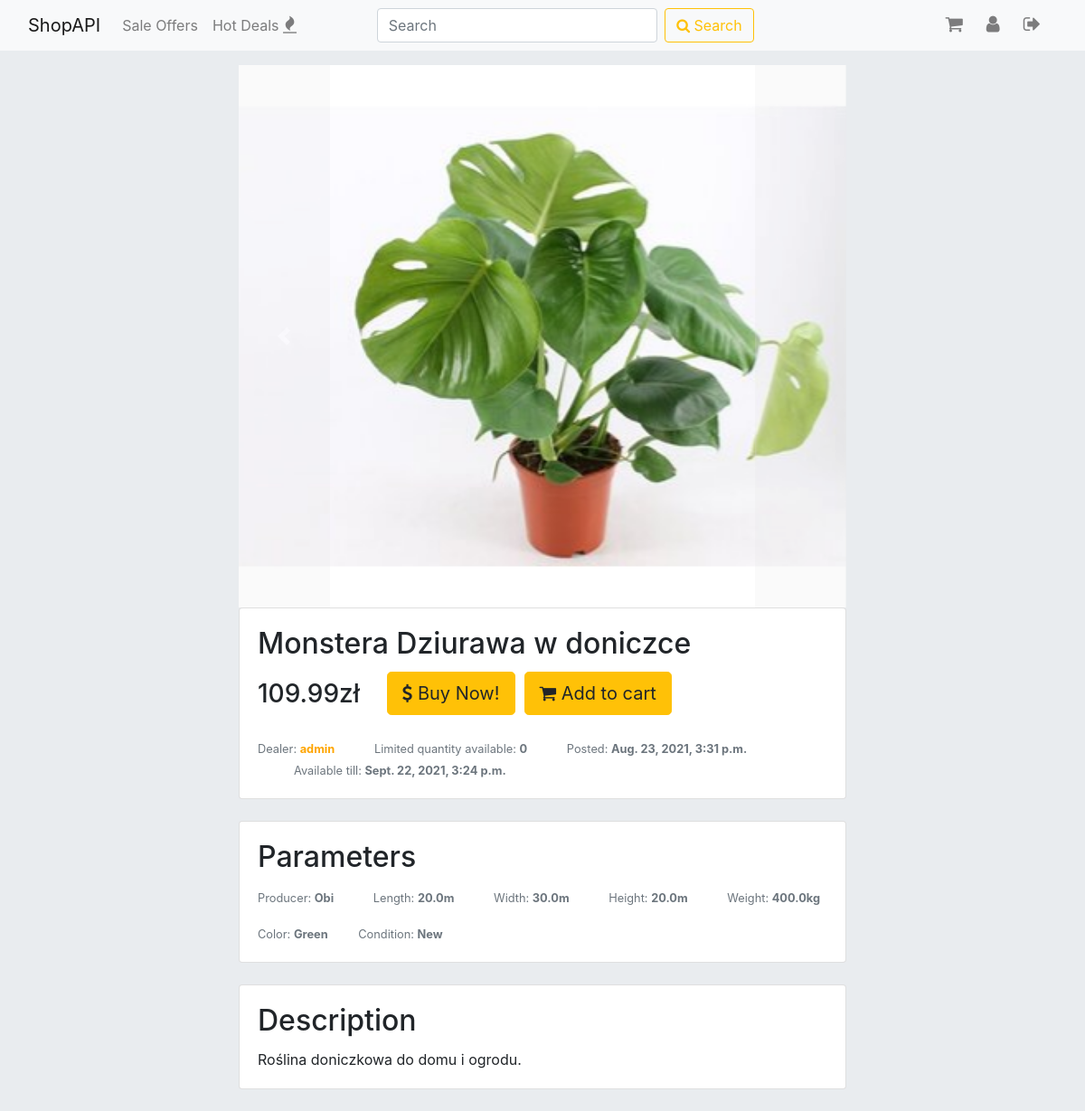
The page /sales/detail/40/ (signed in) on the database as committed earlier.
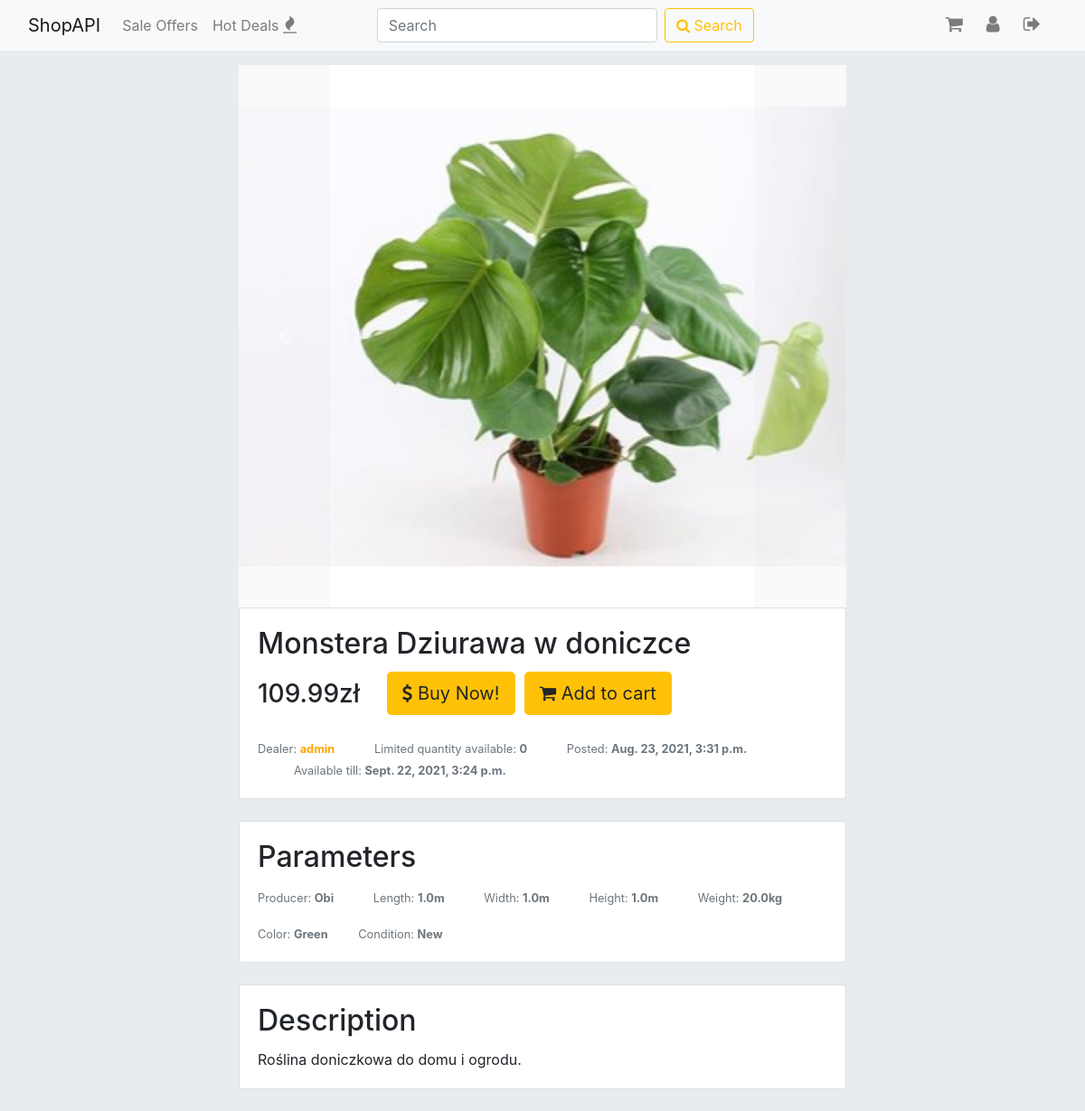
The same page on the database as committed later.
### items/models.py (models this page shows, shortened)
class SaleOffer(models.Model):
    item = models.ForeignKey(Item, on_delete=models.CASCADE)
    title = models.CharField(max_length=30, default=item.name)
    first_image = models.ImageField(default='default.jpg', upload_to='items', help_text="This image will be shown in search results.")
    second_image = models.ImageField(default='default.jpg', upload_to='items', help_text="Secondary image.")
    price = models.FloatField()
    description = models.CharField(max_length=300)
    quantity = models.PositiveIntegerField(default=1, help_text='Please pass the number of pieces in the package.')
    free_delivery = models.BooleanField(default=False)
    pub_date = models.DateTimeField(default=timezone.now, editable=False)
    exp_date = models.DateTimeField(default=timezone.now() + timedelta(days=30), editable=False)
    HOUSE_AND_GARDEN = 'HG'
    ELECTRONICS = 'EL'
    FASHION = 'FA'
    AUTOMOTIVE = 'AM'
    SPORT = 'SP'
    BEAUTY = 'BE'
    HEALTH = 'HE'
    OTHER = 'OT'
    CATEGORY = [
        (HOUSE_AND_GARDEN, 'House and Garden'),
        (ELECTRONICS, 'Electronics'),
        (FASHION, 'Fashion'),
        (AUTOMOTIVE, 'Automotive'),
        (SPORT, 'Sport'),
        (BEAUTY, 'Beauty'),
        (HEALTH, 'Health'),
        (OTHER, 'Other'),
    ]
    category = models.CharField(max_length=2, choices=CATEGORY, default=OTHER)
    class Meta:
        ordering = ['-pub_date']

class Item(models.Model):
    dealer = models.ForeignKey(User, on_delete=models.CASCADE)
    name = models.CharField(max_length=50)
    producer = models.CharField(max_length=50)
    quantity = models.PositiveIntegerField(help_text='Please pass the quantity of this item that you have to sell.', default=1)
    weight = models.FloatField(help_text='Please pass the weight in kilograms.', validators=[MinValueValidator(0)])
    height = models.FloatField(help_text='Please pass the height in meters.', validators=[MinValueValidator(0)])
    length = models.FloatField(help_text='Please pass the length in meters.', validators=[MinValueValidator(0)])
    width = models.FloatField(help_text='Please pass the width in meters.', validators=[MinValueValidator(0)])
    color = models.CharField(max_length=50, default="Unknown")
    NEW = 'N'
    USED = 'U'
    NOT_SPECIFIED = 'NS'
    CONDITION = [
        (NEW, 'New'),
        (USED, 'Used'),
        (NOT_SPECIFIED, 'Not Specified'),
    ]
    condition = models.CharField(max_length=2, choices=CONDITION, default=NOT_SPECIFIED)
    def get_condition(self):
        for c in self.CONDITION:
            if c[0] == self.condition:
                return c[1]
        return 'Not Specified'
    class Meta:
        ordering = ['-id']

### items/views.py (the view)
# urls.py: path('detail/<int:sale_id>/', views.detail, name='detail'),
def detail(request, sale_id):
    sale = get_object_or_404(SaleOffer, pk=sale_id)
    profile = Profile.objects.get(user=request.user)
    if request.method == 'POST':
        if request.user.is_authenticated:
            form = CartForm(request.POST)
            if form.is_valid():
                cartmember = form.save(commit=False)
                cartmember.profile = profile
                cartmember.cart_item = sale
                if not in_cart(sale, profile):
                    cartmember.save()
                    messages.success(request, 'An item has been added to the cart.')
                else:
                    messages.warning(request, 'This item is in your cart.')
                if request.POST.get("buy"):
                    return redirect('cart')
                elif request.POST.get('add'):
                    return HttpResponseRedirect(reverse('items:detail', args=[sale.id]))
        else:
            messages.warning(request, 'You must be logged in to buy an item.')
            return redirect('login')
    else:
        form = CartForm()
    context = {
        'sale': sale,
        'form': form,
    }
    if request.user.is_authenticated:
        context['cart_items'] = Profile.objects.get(user=request.user).cart_items.all()
    return render(request, 'items/detail.html', context)

### accounts/forms.py
class CartForm(forms.ModelForm):
    class Meta:
        model = CartMembership
        exclude = ['profile', 'cart_item']

### items/templates/items/detail.html (shortened to what this page needs)
{% extends "base.html" %}
{% load static %}
{% load crispy_forms_tags %}
{% block content %}
  <div id="carouselExampleIndicators" class="carousel slide" data-ride="carousel" style="margin-left:15%;">
    <ol class="carousel-indicators">
        <li data-target="#carouselExampleIndicators" data-slide-to="0" class="active"></li>
        <li data-target="#carouselExampleIndicators" data-slide-to="1"></li>
    </ol>
    <div class="carousel-inner">
        <div class="carousel-item active">
            <img class="d-block w-100" src={{sale.first_image.url}} alt="First slide" style="height: 600px; object-fit: cover;">
        </div>
    </div>
    <a class="carousel-control-prev" href="#carouselExampleIndicators" role="button" data-slide="prev">
        <span class="carousel-control-prev-icon" aria-hidden="true"></span>
    </a>
    <a class="carousel-control-next" href="#carouselExampleIndicators" role="button" data-slide="next">
        <span class="carousel-control-next-icon" aria-hidden="true"></span>
    </a>
  </div>
  <div class="card" style="margin-left:15%;">
    <div class="card-body">
      <h2 class="card-title">{{ sale.title }}</h2>
      <h3 class="card-title" style="float: left; margin-right: 30px; margin-top: 8px;">{{ sale.price }}zł</h3>
      <form method="post" enctype='multipart/form-data' style="float: left; margin-right: 10px;">
        <button class="btn btn-warning btn-lg" type="submit" name="buy" value="1"><span class="fa fa-dollar"></span> Buy Now!</button><br><br>
      </form>
      <form method="post" enctype='multipart/form-data'>
        <button class="btn btn-warning btn-lg" type="submit" name="add" value="1"><span class="fa fa-shopping-cart"></span> Add to cart</button><br><br>
      </form>
      <p class="card-text"><small class="text-muted">
        Dealer: <a href="{% url 'profile' sale.item.dealer.id %}" style="color: orange;"><strong>{{ sale.item.dealer }}</strong></a>
        <span class="characteristic">Limited quantity available: <strong>{{ sale.item.quantity }}</strong></span>
        <span class="characteristic">Posted: <strong>{{ sale.pub_date }}</strong></span>
        <span class="characteristic">Available till: <strong>{{ sale.exp_date }}</strong></span>
      </small></p>
    </div>
  </div><br>
  <div class="card" style="margin-left:15%;">
    <div class="card-body">
      <h2 class="card-title">Parameters</h2>
      <p class="card-text second"><small class="text-muted">
        Producer: <strong>{{ sale.item.producer }}</strong>
        <span class="characteristic">Length: <strong>{{sale.item.length}}m</strong></span>
        <span class="characteristic">Width: <strong>{{sale.item.width}}m</strong></span>
        <span class="characteristic">Height: <strong>{{sale.item.height}}m</strong></span>
        <span class="characteristic">Weight: <strong>{{ sale.item.weight }}kg</strong></span>
      </small></p>
      <p class="card-text second"><small class="text-muted">
        Color: <strong>{{ sale.item.color }}</strong>
        <span class="characteristic" style="margin-left: 30px;">Condition: <strong>{{sale.item.get_condition}}</strong></span>
      </small></p>
    </div>
  </div><br>
  <div class="card" style="margin-left:15%;">
    <div class="card-body">
      <h2 class="card-title">Description</h2>
      <p class="card-text">{{ sale.description }}</p>
    </div>
  </div><br>
{% endblock %}

Rows that differ between the two databases and show on the page:
changed through a linked row, SaleOffer "Monstera Dziurawa w doniczce": item.length "20.0" → "1.0"; item.width "30.0" → "1.0"; item.height "20.0" → "1.0"; item.weight "400.0" → "20.0"
